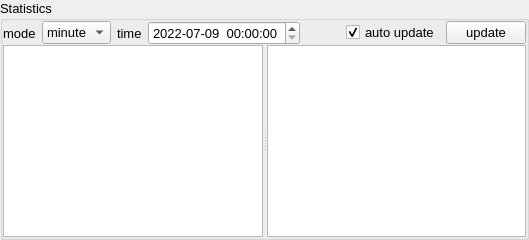
          <widget class="QGroupBox" name="groupBox_19">
           <property name="font">
            <font>
             <pointsize>10</pointsize>
             <weight>50</weight>
             <bold>false</bold>
             <stylestrategy>PreferAntialias</stylestrategy>
            </font>
           </property>
           <property name="title">
            <string>Statistics</string>
           </property>
           <layout class="QVBoxLayout" name="verticalLayout" stretch="1,64">
            <property name="spacing">
             <number>0</number>
            </property>
            <property name="leftMargin">
             <number>0</number>
            </property>
            <property name="topMargin">
             <number>0</number>
            </property>
            <property name="rightMargin">
             <number>0</number>
            </property>
            <property name="bottomMargin">
             <number>0</number>
            </property>
            <item>
             <layout class="QHBoxLayout" name="horizontalLayout_12">
              <property name="spacing">
               <number>9</number>
              </property>
              <item>
               <widget class="QWidget" name="widget_38" native="true">
                <layout class="QHBoxLayout" name="horizontalLayout_41" stretch="1,4,1,4,6,1,2">
                 <property name="spacing">
                  <number>6</number>
                 </property>
                 <property name="leftMargin">
                  <number>0</number>
                 </property>
                 <property name="topMargin">
                  <number>0</number>
                 </property>
                 <property name="rightMargin">
                  <number>0</number>
                 </property>
                 <property name="bottomMargin">
                  <number>0</number>
                 </property>
                 <item>
                  <widget class="QLabel" name="label_target_5">
                   <property name="text">
                    <string>mode</string>
                   </property>
                  </widget>
                 </item>
                 <item>
                  <widget class="QComboBox" name="comboBox_statistics_mode">
                   <item>
                    <property name="text">
                     <string>minute</string>
                    </property>
                   </item>
                   <item>
                    <property name="text">
                     <string>hour</string>
                    </property>
                   </item>
                   <item>
                    <property name="text">
                     <string>day</string>
                    </property>
                   </item>
                  </widget>
                 </item>
                 <item>
                  <widget class="QLabel" name="label_delay_9">
                   <property name="text">
                    <string>time</string>
                   </property>
                  </widget>
                 </item>
                 <item>
                  <widget class="QDateTimeEdit" name="dateTimeEdit_statistics_time">
                   <property name="dateTime">
                    <datetime>
                     <hour>0</hour>
                     <minute>0</minute>
                     <second>0</second>
                     <year>2022</year>
                     <month>7</month>
                     <day>9</day>
                    </datetime>
                   </property>
                   <property name="maximumDateTime">
                    <datetime>
                     <hour>0</hour>
                     <minute>0</minute>
                     <second>0</second>
                     <year>2030</year>
                     <month>9</month>
                     <day>14</day>
                    </datetime>
                   </property>
                   <property name="minimumDateTime">
                    <datetime>
                     <hour>0</hour>
                     <minute>0</minute>
                     <second>0</second>
                     <year>2022</year>
                     <month>7</month>
                     <day>1</day>
                    </datetime>
                   </property>
                   <property name="currentSection">
                    <enum>QDateTimeEdit::MinuteSection</enum>
                   </property>
                   <property name="displayFormat">
                    <string>yyyy-MM-dd  HH:mm:ss</string>
                   </property>
                   <property name="calendarPopup">
                    <bool>false</bool>
                   </property>
                   <property name="currentSectionIndex">
                    <number>4</number>
                   </property>
                   <property name="timeSpec">
                    <enum>Qt::LocalTime</enum>
                   </property>
                  </widget>
                 </item>
                 <item>
                  <spacer name="horizontalSpacer_2">
                   <property name="orientation">
                    <enum>Qt::Horizontal</enum>
                   </property>
                   <property name="sizeHint" stdset="0">
                    <size>
                     <width>40</width>
                     <height>20</height>
                    </size>
                   </property>
                  </spacer>
                 </item>
                 <item>
                  <widget class="QCheckBox" name="checkBox_statistics_auto_update">
                   <property name="text">
                    <string>auto update</string>
                   </property>
                   <property name="checked">
                    <bool>true</bool>
                   </property>
                  </widget>
                 </item>
                 <item>
                  <widget class="QPushButton" name="pushButton_statistics_config">
                   <property name="text">
                    <string>update</string>
                   </property>
                  </widget>
                 </item>
                </layout>
               </widget>
              </item>
             </layout>
            </item>
            <item>
             <widget class="QSplitter" name="splitter_status_record">
              <property name="orientation">
               <enum>Qt::Horizontal</enum>
              </property>
              <widget class="PlotWidget" name="graphicsView_status_record">
               <property name="sizePolicy">
                <sizepolicy hsizetype="Preferred" vsizetype="Preferred">
                 <horstretch>0</horstretch>
                 <verstretch>0</verstretch>
                </sizepolicy>
               </property>
              </widget>
              <widget class="QTableView" name="tableView_status_record">
               <property name="font">
                <font>
                 <pointsize>8</pointsize>
                 <weight>50</weight>
                 <bold>false</bold>
                 <stylestrategy>PreferAntialias</stylestrategy>
                </font>
               </property>
               <property name="autoScrollMargin">
                <number>10</number>
               </property>
               <property name="sortingEnabled">
                <bool>false</bool>
               </property>
               <attribute name="horizontalHeaderMinimumSectionSize">
                <number>12</number>
               </attribute>
               <attribute name="verticalHeaderCascadingSectionResizes">
                <bool>true</bool>
               </attribute>
               <attribute name="verticalHeaderMinimumSectionSize">
                <number>5</number>
               </attribute>
               <attribute name="verticalHeaderDefaultSectionSize">
                <number>20</number>
               </attribute>
               <attribute name="verticalHeaderStretchLastSection">
                <bool>true</bool>
               </attribute>
              </widget>
             </widget>
            </item>
           </layout>
          </widget>
